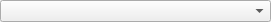
<?xml version="1.0" encoding="UTF-8"?>
<ui version="4.0">
 <class>PxMaterialView</class>
 <widget class="QWidget" name="PxMaterialView">
  <property name="geometry">
   <rect>
    <x>0</x>
    <y>0</y>
    <width>271</width>
    <height>22</height>
   </rect>
  </property>
  <property name="windowTitle">
   <string>Form</string>
  </property>
  <layout class="QGridLayout" name="gridLayout">
   <property name="leftMargin">
    <number>0</number>
   </property>
   <property name="topMargin">
    <number>0</number>
   </property>
   <property name="rightMargin">
    <number>0</number>
   </property>
   <property name="bottomMargin">
    <number>0</number>
   </property>
   <property name="spacing">
    <number>0</number>
   </property>
   <item row="0" column="0">
    <layout class="QHBoxLayout" name="ToolBarLayout">
     <property name="spacing">
      <number>0</number>
     </property>
    </layout>
   </item>
   <item row="1" column="0">
    <widget class="QComboBox" name="Materials">
     <property name="contextMenuPolicy">
      <enum>Qt::CustomContextMenu</enum>
     </property>
    </widget>
   </item>
  </layout>
  <action name="SaveThis">
   <property name="icon">
    <iconset resource="pattern.qrc">
     <normaloff>:/Resources/MetroStyle/save_as.png</normaloff>:/Resources/MetroStyle/save_as.png</iconset>
   </property>
   <property name="text">
    <string>Save this</string>
   </property>
  </action>
  <action name="SaveAll">
   <property name="icon">
    <iconset resource="pattern.qrc">
     <normaloff>:/Resources/MetroStyle/save_as.png</normaloff>:/Resources/MetroStyle/save_as.png</iconset>
   </property>
   <property name="text">
    <string>Save all</string>
   </property>
  </action>
  <action name="ClearAll">
   <property name="icon">
    <iconset resource="pattern.qrc">
     <normaloff>:/Resources/MetroStyle/delete.png</normaloff>:/Resources/MetroStyle/delete.png</iconset>
   </property>
   <property name="text">
    <string>Clear all</string>
   </property>
  </action>
  <action name="Open">
   <property name="icon">
    <iconset resource="pattern.qrc">
     <normaloff>:/Resources/MetroStyle/documents.png</normaloff>:/Resources/MetroStyle/documents.png</iconset>
   </property>
   <property name="text">
    <string>Open</string>
   </property>
  </action>
  <action name="Rename">
   <property name="icon">
    <iconset resource="pattern.qrc">
     <normaloff>:/Resources/MetroStyle/sinchronize.png</normaloff>:/Resources/MetroStyle/sinchronize.png</iconset>
   </property>
   <property name="text">
    <string>Rename</string>
   </property>
  </action>
  <action name="Duplicate">
   <property name="icon">
    <iconset resource="pattern.qrc">
     <normaloff>:/Resources/MetroStyle/copy.png</normaloff>:/Resources/MetroStyle/copy.png</iconset>
   </property>
   <property name="text">
    <string>Duplicate</string>
   </property>
   <property name="toolTip">
    <string>Duplicate</string>
   </property>
  </action>
  <action name="Copy">
   <property name="icon">
    <iconset resource="pattern.qrc">
     <normaloff>:/Resources/MetroStyle/upload.png</normaloff>:/Resources/MetroStyle/upload.png</iconset>
   </property>
   <property name="text">
    <string>Copy</string>
   </property>
   <property name="toolTip">
    <string>Copy</string>
   </property>
  </action>
  <action name="Paste">
   <property name="icon">
    <iconset resource="pattern.qrc">
     <normaloff>:/Resources/MetroStyle/download.png</normaloff>:/Resources/MetroStyle/download.png</iconset>
   </property>
   <property name="text">
    <string>Paste</string>
   </property>
   <property name="toolTip">
    <string>Paste</string>
   </property>
  </action>
  <action name="Add">
   <property name="icon">
    <iconset resource="pattern.qrc">
     <normaloff>:/Resources/MetroStyle/plus.png</normaloff>:/Resources/MetroStyle/plus.png</iconset>
   </property>
   <property name="text">
    <string>Add</string>
   </property>
   <property name="toolTip">
    <string>Add</string>
   </property>
  </action>
  <action name="Remove">
   <property name="icon">
    <iconset resource="pattern.qrc">
     <normaloff>:/Resources/MetroStyle/minus.png</normaloff>:/Resources/MetroStyle/minus.png</iconset>
   </property>
   <property name="text">
    <string>Remove</string>
   </property>
   <property name="toolTip">
    <string>Remove</string>
   </property>
  </action>
  <action name="Edit">
   <property name="icon">
    <iconset resource="pattern.qrc">
     <normaloff>:/Resources/MetroStyle/edit.png</normaloff>:/Resources/MetroStyle/edit.png</iconset>
   </property>
   <property name="text">
    <string>Edit</string>
   </property>
   <property name="toolTip">
    <string>Edit</string>
   </property>
  </action>
 </widget>
 <resources>
  <include location="pattern.qrc"/>
 </resources>
 <connections/>
</ui>
